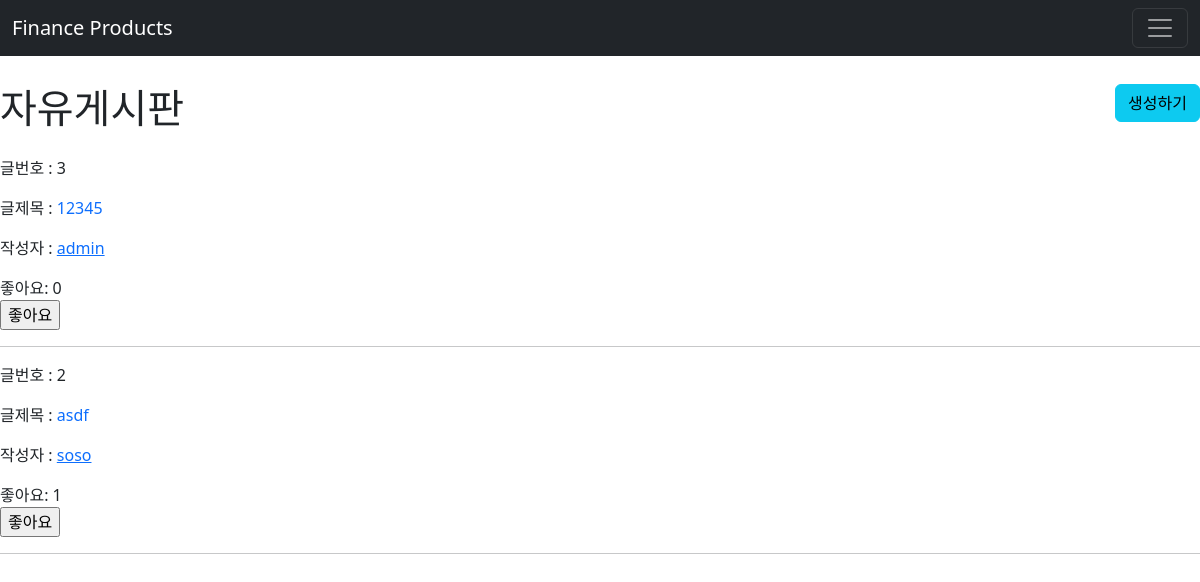
/boards/ (signed in), run on the app's committed database.
### boards/models.py (models this page shows)
class Board(models.Model):
    author = models.ForeignKey(settings.AUTH_USER_MODEL, on_delete=models.CASCADE, related_name='boards')
    like_users = models.ManyToManyField(settings.AUTH_USER_MODEL, related_name='like_boards')
    title = models.CharField(max_length=100)
    content = models.TextField()
    created_at = models.DateTimeField(auto_now_add=True)
    updated_at = models.DateTimeField(auto_now=True)

### accounts/models.py (models this page shows)
class User(AbstractUser):
    followings = models.ManyToManyField('self', symmetrical=False, related_name='followers')

### boards/views.py (the view)
# urls.py: path('', views.index, name="index"),
@require_http_methods(["GET"])
def index(request):
    boards = Board.objects.all().order_by('-created_at')
    context = {
        'boards': boards
    }
    return render(request, 'boards/index.html', context)

### boards/templates/boards/index.html (shortened to what this page needs)
{% extends 'base.html' %}
{% block content %}
<div>
  <div class="d-flex justify-content-between">
    <h1 class="mb-4">자유게시판</h1>
    {% if user.is_authenticated %}
    <a style="height: 70%;" href="{% url 'boards:create' %}"><button class="btn btn-info">생성하기</button></a>
    {% endif %}
  </div>
  {% if boards|length == 0 %}아직 게시글이 없습니다
  {% else %}
  {% for board in boards %}
    <p>글번호 : {{ board.id }}</p>
    <p>글제목 : <a href="{% url 'boards:detail' board.id %}" style="text-decoration: none;">{{ board.title }}</a></p>
    <p>작성자 : <a href="{% url 'accounts:profile' board.author %}">{{ board.author }}</a></p>
    {% if request.user.is_authenticated %}
      <div>
        좋아요: {{ board.like_users.all|length }}
        <form action="{% url 'boards:likes' board.pk %}" method="POST">
          {% if request.user in board.like_users.all %}
            <input type="submit" value="좋아요 취소">
          {% else %}
            <input type="submit" value="좋아요">
          {% endif %}
        </form>
      </div>
    {% endif %}
    <hr>
  {% endfor %}
  {% endif %}
</div>
{% endblock content %}

### templates/base.html (style rules this page uses)
body { padding-top: 60px; }

### data on the page
Board: id "3", title "12345", author "admin", like_users.all|length "0"
Board: id "2", title "asdf", author "soso", like_users.all|length "1"
